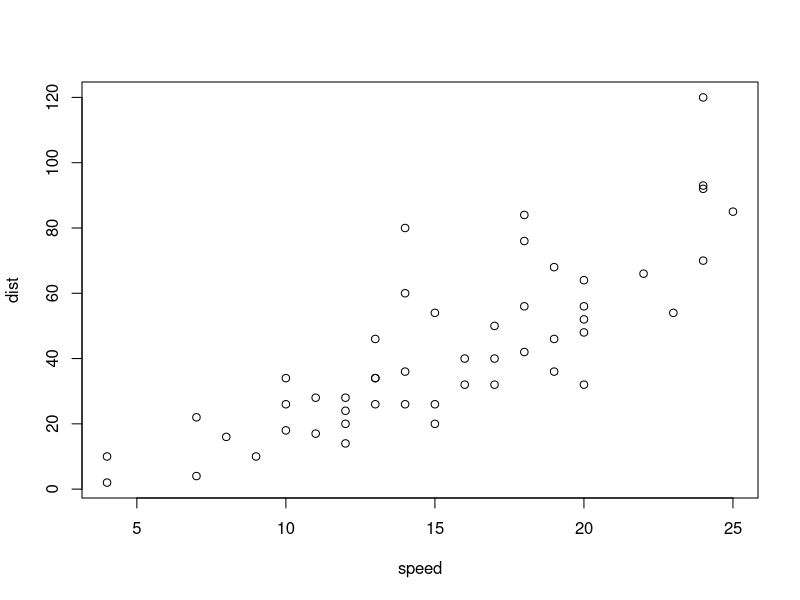
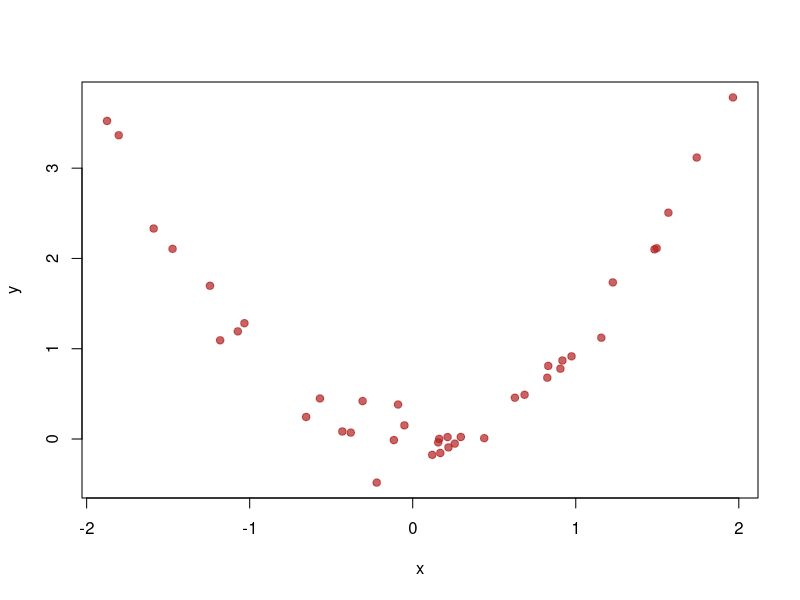

These charts were generated, in order, by the following R code:
## ---- chunk 1
summary(cars)
## ---- chunk 2
plot(cars)
## ---- chunk 3
n <- 40
x <- runif(n, min=-2, max=2)
y <- x^2 + rnorm(n, sd=0.2)
plot(x,y, pch=19, col= adjustcolor("firebrick", alpha.f=0.7))
